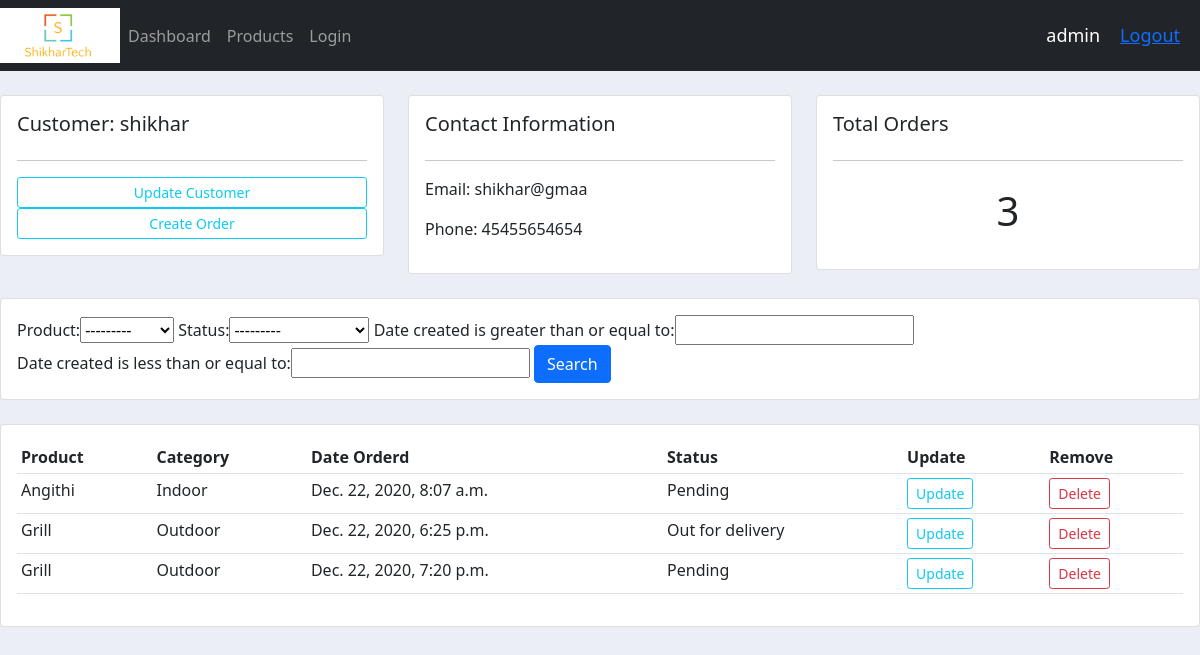
The page /accounts_app/customers/1/ (signed in) on the database as committed earlier.
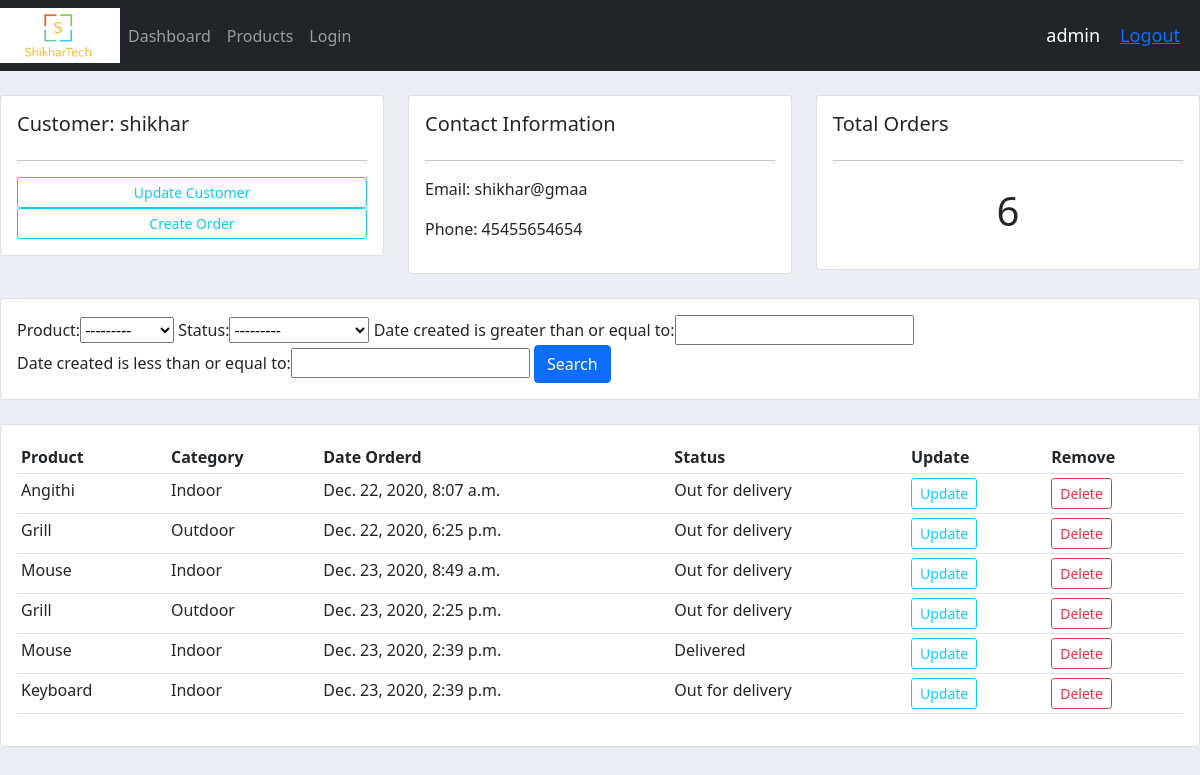
The same page on the database as committed later.
### accounts/models.py (models this page shows)
class Order(models.Model):
    STATUS = (
        ('Pending', 'Pending'),
        ('Out for delivery', 'Out for delivery'),
        ('Delivered', 'Delivered'),
    )
    customer = models.ForeignKey(Customer, null=True, on_delete=models.CASCADE)
    product = models.ForeignKey(Products, null=True, on_delete=models.CASCADE)
    date_created = models.DateTimeField(auto_now_add=True, null=True)
    status = models.CharField(max_length=200, choices=STATUS)

class Products(models.Model):
    CATEGORY = (
        ('Indoor', 'Indoor'),
        ('Outdoor', 'Outdoor'),
    )
    name = models.CharField(max_length=200, null=True)
    price = models.FloatField(null=True)
    category = models.CharField(max_length=200, null=True, choices=CATEGORY)
    discription = models.CharField(max_length=200, null=True, blank=True)
    date_created = models.DateTimeField(auto_now_add=True, null=True)
    Tags = models.ManyToManyField(Tag, blank=True)
    def __str__(self):
        return self.name

### accounts/views.py (the view)
# urls.py: path('customers/<str:cus_id>/', views.customers, name="customer"),
@login_required(login_url='login')
def customers(request, cus_id):
    customer = Customer.objects.get(id=cus_id)
    order_lis = Order.objects.filter(customer=customer)
    order_cnt = order_lis.count()
    myfilter = OrderFilter(request.GET, queryset=order_lis)
    order_lis = myfilter.qs
    context = {'customer': customer,
               'orders': order_lis, 'order_cnt': order_cnt, 'myfilter': myfilter}
    return render(request, 'accounts/customers.html', context)

### accounts/templates/accounts/customers.html
{% extends 'accounts/main.html' %}
{% block content %}
<br>
<div class="row">
	<div class="col-md">
		<div class="card card-body">
			<h5>Customer: {{customer.name}}</h5>
			<hr>
			<a class="btn btn-outline-info  btn-sm btn-block" href="">Update Customer</a>
			<a class="btn btn-outline-info  btn-sm btn-block" href="{% url 'create_order' customer.id %}">Create Order</a>
		</div>
	</div>
	<div class="col-md">
		<div class="card card-body">
			<h5>Contact Information</h5>
			<hr>
			<p>Email: {{customer.email}}</p>
			<p>Phone: {{customer.phone_no}}</p>
		</div>
	</div>
	<div class="col-md">
		<div class="card card-body">
			<h5>Total Orders</h5>
			<hr>
			<h1 style="text-align: center;padding: 10px">{{order_cnt}}</h1>
		</div>
	</div>
</div>
<br>
<div class="row">
	<div class="col">
		<div class="card card-body">
			<form method="get">
				{{myfilter.form}}
				<button class="btn btn-primary" type="submit">Search</button>
			</form>
		</div>
	</div>
</div>
<br>
<div class="row">
	<div class="col-md">
		<div class="card card-body">
			<table class="table table-sm">
				<tr>
					<th>Product</th>
					<th>Category</th>
					<th>Date Orderd</th>
					<th>Status</th>
					<th>Update</th>
					<th>Remove</th>
				</tr>
				{% for i in orders %}
					<tr>
						<td>{{i.product}}</td>
						<td>{{i.product.category}}</td>
						<td>{{i.date_created}}</td>
						<td>{{i.status}}</td>
						<td><a class="btn btn-outline-info  btn-sm btn-block" href="{% url 'update_order' i.id %}">Update</a></td>
						<td><a class="btn btn-outline-danger  btn-sm btn-block" href="{% url 'delete_order' i.id %}">Delete</a></td>
					</tr>
				{% endfor %}
			</table>
		</div>
	</div>
</div>
{% endblock %}

Rows that differ between the two databases and show on the page:
removed Order: product "Grill", product.category "Outdoor", date_created "Dec. 22, 2020, 7:20 p.m.", status "Pending"
changed Order "Dec. 22, 2020, 8:07 a.m.": status "Pending" → "Out for delivery"
added Order: product "Mouse", product.category "Indoor", date_created "Dec. 23, 2020, 8:49 a.m.", status "Out for delivery"
added Order: product "Grill", product.category "Outdoor", date_created "Dec. 23, 2020, 2:25 p.m.", status "Out for delivery"
added Order: product "Mouse", product.category "Indoor", date_created "Dec. 23, 2020, 2:39 p.m.", status "Delivered"
added Order: product "Keyboard", product.category "Indoor", date_created "Dec. 23, 2020, 2:39 p.m.", status "Out for delivery"
Other text that changed with them:
{{ order_cnt }}: "3" → "6"
